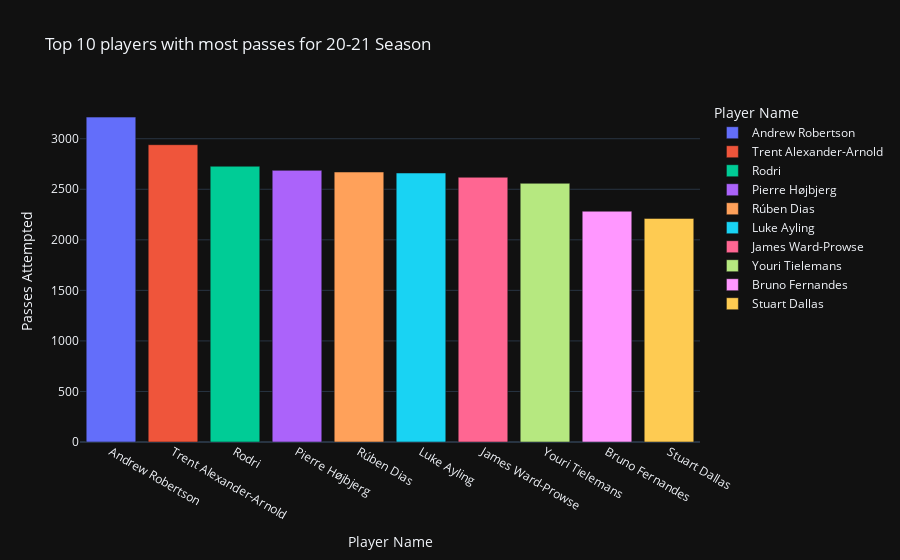

Notebook cell for this chart:
### Code cell
#5. Top 10 players with most passes for the season:

top10P=df.sort_values(by="Passes_Attempted",ascending=False).head(10)

px.bar(top10P,x="Name",y="Passes_Attempted",color="Name",title="Top 10 players with most passes for 20-21 Season",
       labels={"Passes_Attempted":"Passes Attempted","Name":"Player Name"},template="plotly_dark")

### Figure 1 — Plotly figure (JSON) as saved in the notebook; plotly's stock layout.template omitted (floating-point values rounded to 4 significant figures)
{"data": [{"alignmentgroup": "True", "hovertemplate": "Player Name=%{x}<br>Passes Attempted=%{y}<extra></extra>", "legendgroup": "Andrew Robertson", "marker": {"color": "#636efa", "pattern": {"shape": ""}}, "name": "Andrew Robertson", "offsetgroup": "Andrew Robertson", "orientation": "v", "showlegend": true, "textposition": "auto", "type": "bar", "x": ["Andrew Robertson"], "xaxis": "x", "y": [3214], "yaxis": "y"}, {"alignmentgroup": "True", "hovertemplate": "Player Name=%{x}<br>Passes Attempted=%{y}<extra></extra>", "legendgroup": "Trent Alexander-Arnold", "marker": {"color": "#EF553B", "pattern": {"shape": ""}}, "name": "Trent Alexander-Arnold", "offsetgroup": "Trent Alexander-Arnold", "orientation": "v", "showlegend": true, "textposition": "auto", "type": "bar", "x": ["Trent Alexander-Arnold"], "xaxis": "x", "y": [2941], "yaxis": "y"}, {"alignmentgroup": "True", "hovertemplate": "Player Name=%{x}<br>Passes Attempted=%{y}<extra></extra>", "legendgroup": "Rodri", "marker": {"color": "#00cc96", "pattern": {"shape": ""}}, "name": "Rodri", "offsetgroup": "Rodri", "orientation": "v", "showlegend": true, "textposition": "auto", "type": "bar", "x": ["Rodri"], "xaxis": "x", "y": [2728], "yaxis": "y"}, {"alignmentgroup": "True", "hovertemplate": "Player Name=%{x}<br>Passes Attempted=%{y}<extra></extra>", "legendgroup": "Pierre Højbjerg", "marker": {"color": "#ab63fa", "pattern": {"shape": ""}}, "name": "Pierre Højbjerg", "offsetgroup": "Pierre Højbjerg", "orientation": "v", "showlegend": true, "textposition": "auto", "type": "bar", "x": ["Pierre Højbjerg"], "xaxis": "x", "y": [2687], "yaxis": "y"}, {"alignmentgroup": "True", "hovertemplate": "Player Name=%{x}<br>Passes Attempted=%{y}<extra></extra>", "legendgroup": "Rúben Dias", "marker": {"color": "#FFA15A", "pattern": {"shape": ""}}, "name": "Rúben Dias", "offsetgroup": "Rúben Dias", "orientation": "v", "showlegend": true, "textposition": "auto", "type": "bar", "x": ["Rúben Dias"], "xaxis": "x", "y": [2671], "yaxis": "y"}, {"alignmentgroup": "True", "hovertemplate": "Player Name=%{x}<br>Passes Attempted=%{y}<extra></extra>", "legendgroup": "Luke Ayling", "marker": {"color": "#19d3f3", "pattern": {"shape": ""}}, "name": "Luke Ayling", "offsetgroup": "Luke Ayling", "orientation": "v", "showlegend": true, "textposition": "auto", "type": "bar", "x": ["Luke Ayling"], "xaxis": "x", "y": [2661], "yaxis": "y"}, {"alignmentgroup": "True", "hovertemplate": "Player Name=%{x}<br>Passes Attempted=%{y}<extra></extra>", "legendgroup": "James Ward-Prowse", "marker": {"color": "#FF6692", "pattern": {"shape": ""}}, "name": "James Ward-Prowse", "offsetgroup": "James Ward-Prowse", "orientation": "v", "showlegend": true, "textposition": "auto", "type": "bar", "x": ["James Ward-Prowse"], "xaxis": "x", "y": [2619], "yaxis": "y"}, {"alignmentgroup": "True", "hovertemplate": "Player Name=%{x}<br>Passes Attempted=%{y}<extra></extra>", "legendgroup": "Youri Tielemans", "marker": {"color": "#B6E880", "pattern": {"shape": ""}}, "name": "Youri Tielemans", "offsetgroup": "Youri Tielemans", "orientation": "v", "showlegend": true, "textposition": "auto", "type": "bar", "x": ["Youri Tielemans"], "xaxis": "x", "y": [2559], "yaxis": "y"}, {"alignmentgroup": "True", "hovertemplate": "Player Name=%{x}<br>Passes Attempted=%{y}<extra></extra>", "legendgroup": "Bruno Fernandes", "marker": {"color": "#FF97FF", "pattern": {"shape": ""}}, "name": "Bruno Fernandes", "offsetgroup": "Bruno Fernandes", "orientation": "v", "showlegend": true, "textposition": "auto", "type": "bar", "x": ["Bruno Fernandes"], "xaxis": "x", "y": [2283], "yaxis": "y"}, {"alignmentgroup": "True", "hovertemplate": "Player Name=%{x}<br>Passes Attempted=%{y}<extra></extra>", "legendgroup": "Stuart Dallas", "marker": {"color": "#FECB52", "pattern": {"shape": ""}}, "name": "Stuart Dallas", "offsetgroup": "Stuart Dallas", "orientation": "v", "showlegend": true, "textposition": "auto", "type": "bar", "x": ["Stuart Dallas"], "xaxis": "x", "y": [2212], "yaxis": "y"}], "layout": {"barmode": "relative", "legend": {"title": {"text": "Player Name"}, "tracegroupgap": 0}, "title": {"text": "Top 10 players with most passes for 20-21 Season"}, "xaxis": {"anchor": "y", "categoryarray": ["Andrew Robertson", "Trent Alexander-Arnold", "Rodri", "Pierre Højbjerg", "Rúben Dias", "Luke Ayling", "James Ward-Prowse", "Youri Tielemans", "Bruno Fernandes", "Stuart Dallas"], "categoryorder": "array", "domain": [0, 1], "title": {"text": "Player Name"}}, "yaxis": {"anchor": "x", "domain": [0, 1], "title": {"text": "Passes Attempted"}}}}
